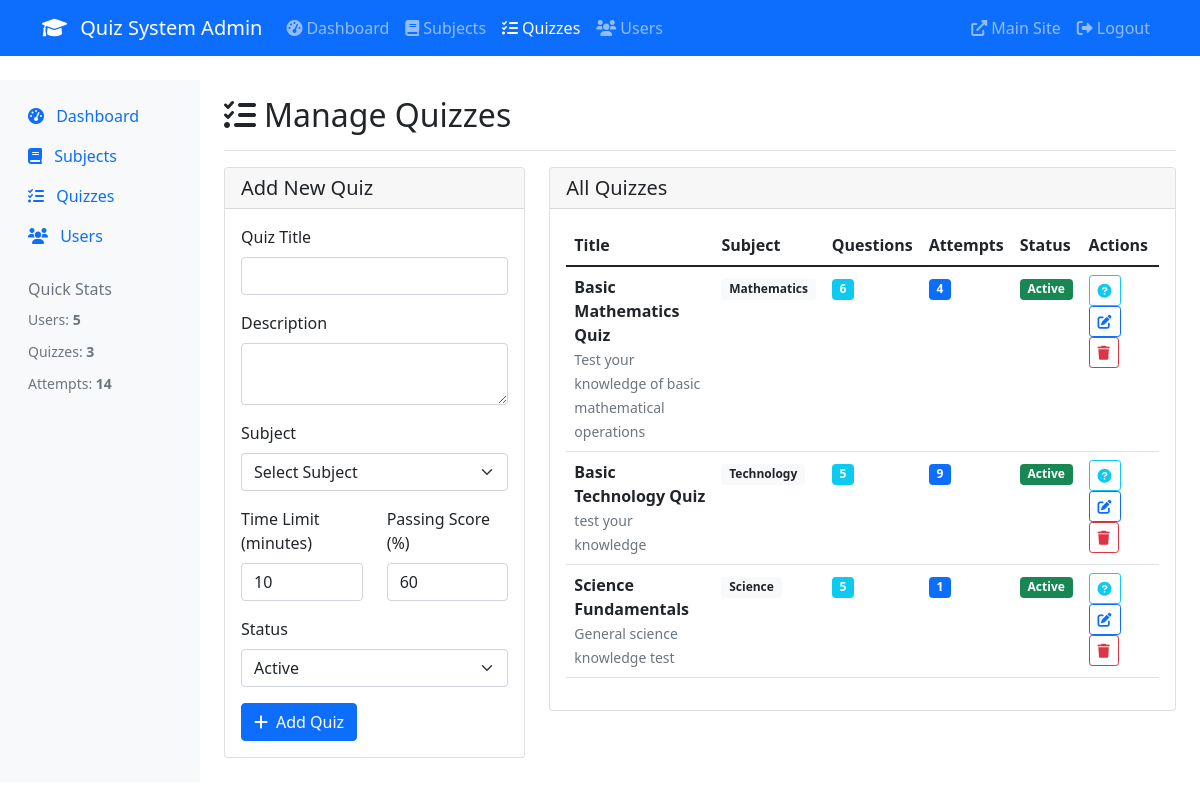
Screenshot of /quizzes.php (signed in) with the database file from the repository.
### tables this page shows
CREATE TABLE IF NOT EXISTS `quizzes` (
  `id` int NOT NULL AUTO_INCREMENT,
  `title` varchar(200) NOT NULL,
  `description` text,
  `subject_id` int NOT NULL,
  `time_limit` int DEFAULT '30',
  `max_attempts` int DEFAULT '0',
  `passing_score` int DEFAULT '60',
  `shuffle_questions` tinyint(1) DEFAULT '1',
  `show_results_immediately` tinyint(1) DEFAULT '1',
  `status` enum('active','inactive','draft') DEFAULT 'draft',
  `created_at` timestamp NULL DEFAULT CURRENT_TIMESTAMP,
  `updated_at` timestamp NULL DEFAULT CURRENT_TIMESTAMP ON UPDATE CURRENT_TIMESTAMP,
  PRIMARY KEY (`id`),
  KEY `idx_quizzes_subject` (`subject_id`),
  KEY `idx_quizzes_status` (`status`)
);

CREATE TABLE IF NOT EXISTS `subjects` (
  `id` int NOT NULL AUTO_INCREMENT,
  `name` varchar(100) NOT NULL,
  `description` text,
  `image` varchar(255) DEFAULT NULL,
  `status` enum('active','inactive') DEFAULT 'active',
  `created_at` timestamp NULL DEFAULT CURRENT_TIMESTAMP,
  `updated_at` timestamp NULL DEFAULT CURRENT_TIMESTAMP ON UPDATE CURRENT_TIMESTAMP,
  PRIMARY KEY (`id`)
);

### quizzes.php (the view, shortened to what this page needs)
<?php
require_once '../config.php';
try {
    $stmt = $pdo->query("SELECT q.*, s.name as subject_name,
                         (SELECT COUNT(*) FROM questions WHERE quiz_id = q.id) as question_count,
                         (SELECT COUNT(*) FROM quiz_attempts WHERE quiz_id = q.id) as attempt_count
                         FROM quizzes q
                         JOIN subjects s ON q.subject_id = s.id
                         ORDER BY q.created_at DESC");
    $quizzes = $stmt->fetchAll();
} catch (PDOException $e) {
    $error = 'Database error: ' . $e->getMessage();
}
?>
<!DOCTYPE html>
<html lang="en">
<head>
    <link href="https://cdnjs.cloudflare.com/ajax/libs/bootstrap/5.1.3/css/bootstrap.min.css" rel="stylesheet">
    <link href="https://cdnjs.cloudflare.com/ajax/libs/font-awesome/6.0.0/css/all.min.css" rel="stylesheet">
</head>
<body>
    <?php include __DIR__ .  '/../admin_navbar.php'; ?>
    <div class="container-fluid mt-4">
        <div class="row">
            <?php include __DIR__ . '/../admin_sidebar.php'; ?>
            <main class="col-md-9 ms-sm-auto col-lg-10 px-md-4">
                <div class="d-flex justify-content-between flex-wrap flex-md-nowrap align-items-center pt-3 pb-2 mb-3 border-bottom">
                    <h1 class="h2"><i class="fas fa-tasks me-2"></i>Manage Quizzes</h1>
                </div>
                <div class="row">
                    <div class="col-md-4 mb-4">
                        <div class="card">
                            <div class="card-header">
                                <h5 class="card-title mb-0">Add New Quiz</h5>
                            </div>
                            <div class="card-body">
                                <form method="POST">
                                    <div class="mb-3">
                                        <label for="title" class="form-label">Quiz Title</label>
                                        <input type="text" class="form-control" id="title" name="title" required>
                                    </div>
                                    <div class="mb-3">
                                        <label for="description" class="form-label">Description</label>
                                        <textarea class="form-control" id="description" name="description" rows="2"></textarea>
                                    </div>
                                    <div class="mb-3">
                                        <label for="subject_id" class="form-label">Subject</label>
                                        <select class="form-select" id="subject_id" name="subject_id" required>
                                            <option value="">Select Subject</option>
                                        </select>
                                    </div>
                                    <div class="row mb-3">
                                        <div class="col-md-6">
                                            <label for="time_limit" class="form-label">Time Limit (minutes)</label>
                                            <input type="number" class="form-control" id="time_limit" name="time_limit" value="10" min="1" required>
                                        </div>
                                        <div class="col-md-6">
                                            <label for="passing_score" class="form-label">Passing Score (%)</label>
                                            <input type="number" class="form-control" id="passing_score" name="passing_score" value="60" min="0" max="100" required>
                                        </div>
                                    </div>
                                    <div class="mb-3">
                                        <label for="status" class="form-label">Status</label>
                                        <select class="form-select" id="status" name="status">
                                            <option value="active">Active</option>
                                        </select>
                                    </div>
                                    <button type="submit" name="add_quiz" class="btn btn-primary">
                                        <i class="fas fa-plus me-2"></i>Add Quiz
                                    </button>
                                </form>
                            </div>
                        </div>
                    </div>
                    <div class="col-md-8">
                        <div class="card">
                            <div class="card-header">
                                <h5 class="card-title mb-0">All Quizzes</h5>
                            </div>
                            <div class="card-body">
                                <?php if (empty($quizzes)): ?>
                                    <div class="text-center py-4">
                                        <i class="fas fa-tasks fa-3x text-muted mb-3"></i>
                                        <p class="text-muted">No quizzes found.</p>
                                    </div>
                                <?php else: ?>
                                    <div class="table-responsive">
                                        <table class="table table-hover">
                                            <thead>
                                                <tr>
                                                    <th>Title</th>
                                                    <th>Subject</th>
                                                    <th>Questions</th>
                                                    <th>Attempts</th>
                                                    <th>Status</th>
                                                    <th>Actions</th>
                                                </tr>
                                            </thead>
                                            <tbody>
                                                <?php foreach ($quizzes as $quiz): ?>
                                                    <tr>
                                                        <td>
                                                            <strong><?php echo htmlspecialchars($quiz['title']); ?></strong>
                                                            <?php if (!empty($quiz['description'])): ?>
                                                                <br><small class="text-muted"><?php echo htmlspecialchars($quiz['description']); ?></small>
                                                            <?php endif; ?>
                                                        </td>
                                                        <td>
                                                            <span class="badge bg-light text-dark"><?php echo htmlspecialchars($quiz['subject_name']); ?></span>
                                                        </td>
                                                        <td>
                                                            <span class="badge bg-info"><?php echo $quiz['question_count']; ?></span>
                                                        </td>
                                                        <td>
                                                            <span class="badge bg-primary"><?php echo $quiz['attempt_count']; ?></span>
                                                        </td>
                                                        <td>
                                                            <span class="badge bg-<?php echo $quiz['status'] == 'active' ? 'success' : 'secondary'; ?>">
                                                                <?php echo ucfirst($quiz['status']); ?>
                                                            </span>
                                                        </td>
                                                        <td>
                                                            <a href="questions.php?quiz_id=<?php echo $quiz['id']; ?>"
                                                               class="btn btn-sm btn-outline-info" title="Manage Questions">
                                                                <i class="fas fa-question-circle"></i>
                                                            </a>
                                                            <button type="button" class="btn btn-sm btn-outline-primary"
                                                                    data-bs-toggle="modal" data-bs-target="#editQuizModal<?php echo $quiz['id']; ?>">
                                                                <i class="fas fa-edit"></i>
                                                            </button>
                                                            <button type="button" class="btn btn-sm btn-outline-danger"
                                                                    data-bs-toggle="modal" data-bs-target="#deleteQuizModal<?php echo $quiz['id']; ?>">
                                                                <i class="fas fa-trash"></i>
                                                            </button>
                                                        </td>
                                                    </tr>
                                                <?php endforeach; ?>
                                            </tbody>
                                        </table>
                                    </div>
                                <?php endif; ?>
                            </div>
                        </div>
                    </div>
                </div>
            </main>
        </div>
    </div>
</body>
</html>

### rows the page displays
quizzes: title "Basic Mathematics Quiz", description "Test your knowledge of basic mathematical operations", subject.name "Mathematics", question_count "6", attempt_count "4", status "Active"
quizzes: title "Basic Technology Quiz", description "test your knowledge", subject.name "Technology", question_count "5", attempt_count "9", status "Active"
quizzes: title "Science Fundamentals", description "General science knowledge test", subject.name "Science", question_count "5", attempt_count "1", status "Active"

### other values shown
SITE_NAME "Quiz System"
$user_count "5"
$quiz_count "3"
$attempt_count "14"
